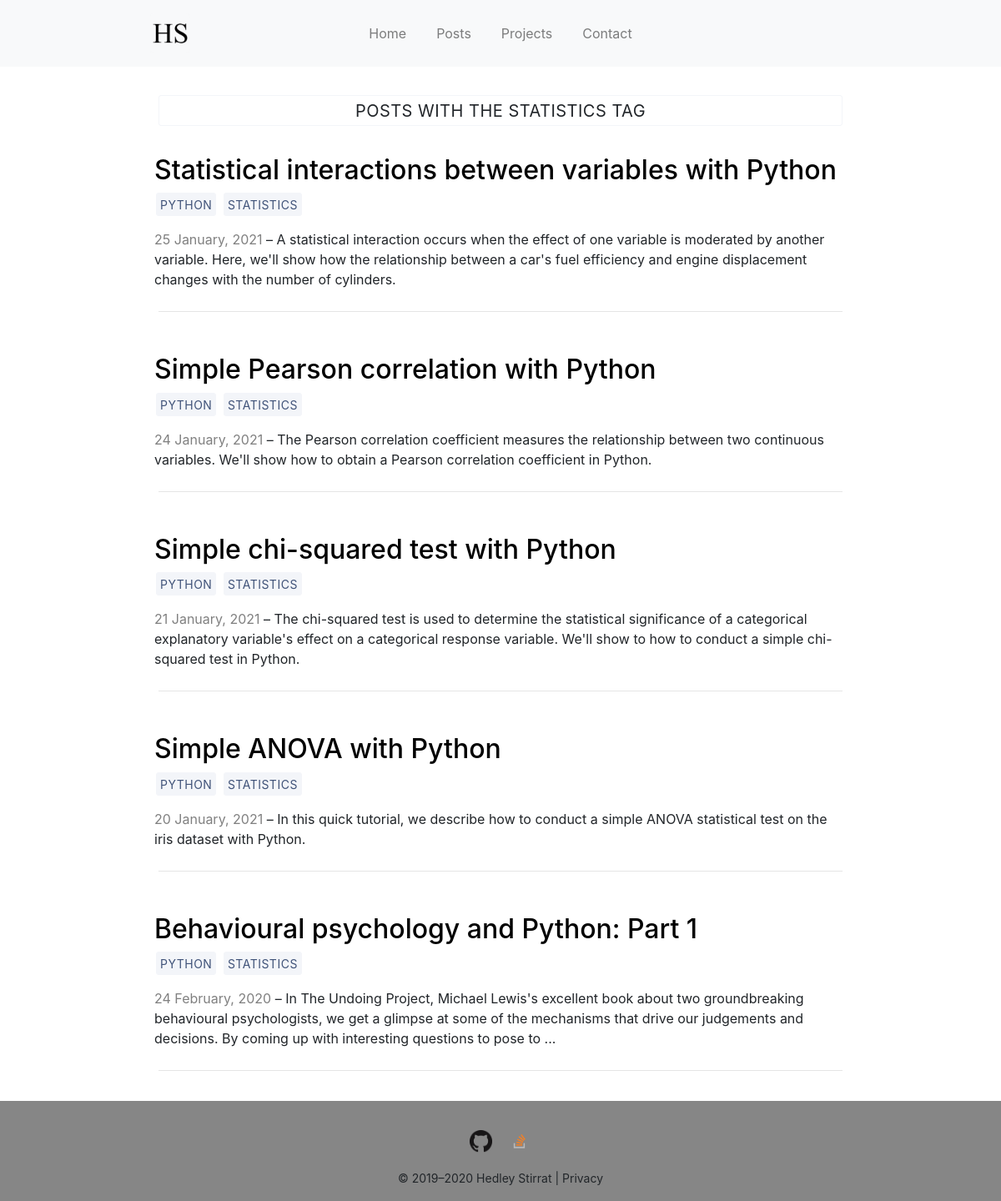
Screenshot of /tags/Statistics/ with the database file from the repository.
### blog/models.py (models this page shows, shortened)
class Tag(models.Model):
    name = models.CharField(max_length=20)

class BlogPost(models.Model):
    title = models.CharField(max_length=100)
    is_published = models.BooleanField(default=True)
    published_date = models.DateField()
    modified_date = models.DateField(null=True, blank=True)
    slug = models.SlugField(unique=True)
    tags = models.ManyToManyField('Tag', related_name='blog_posts')
    snippet = models.CharField('snippet', max_length=250)
    content = models.TextField()
    def get_absolute_url(self):
        return reverse('detail', kwargs = {'slug': self.slug})

### blog/views.py (the view)
def tag(request, tag):
    blog_posts = BlogPost.objects.filter(
        tags__name = tag
    ).order_by(
        '-published_date'
    )
    tags = Tag.objects.all()
    context = {
        "tag": tag,
        "blog_posts": blog_posts,
    }
    return render(request, "tag.html", context)

### blog/templates/tag.html (shortened to what this page needs)
{% extends "base.html" %}
{% load static %}
{% block content %}
    <a class="btn tag-title">Posts with the {{ tag | title }} tag</a>
    <br />
    {% for post in blog_posts %}
        <br />
        <div class="row">
            <div class="column snippet-text">
                <h2>
                    <a id='post-href' href="{{post.get_absolute_url}}"> {{ post.title|safe }} </a>
                </h2>
                <p>
                    {% for tag in post.tags.all %}
                        <a class="btn" href="{% url 'tag' tag.name %}">
                            {{ tag.name }}
                        </a>
                    {% endfor %}
                </p>
                <p style="color:gray; display:inline;">
                    {{ post.published_date|date:"j F, Y" }}
                </p>
                <p style="display:inline;">
                    &ndash; {{ post.snippet|safe }}
                </p>
            </div>
        </div>
        <hr>
    {% endfor %}
{% endblock %}

### static/style.css (style rules this page uses)
.snippet-text { padding: 10px; }
.row:after { content: ""; display: table; clear: both; }
#post-href { color:black; }
html { position: relative; min-height: 100%; }
a.btn.tag-title { font-size: 20px; width: 100%; margin: 0 auto; text-align: center; background: none; }
a.btn { background-color: #f3f5f9; border: 1px solid #f3f5f9; border-radius: 3px; color: #405379; font-size: 14px; letter-spacing: .5px; margin: 0 2px; padding: 3px 4px 2px; text-transform: uppercase; white-space: nowrap; }

### rows the page displays
Tag: name "STATISTICS"
BlogPost: title "Statistical interactions between variables with Python", published_date "25 January, 2021", snippet "A statistical interaction occurs when the effect of one variable is moderated by another variable. Here, we'll show how the relationship between a car's fuel efficiency and engine displacement changes with the number of cylinders."
Tag: name "PYTHON"
BlogPost: title "Simple Pearson correlation with Python", published_date "24 January, 2021", snippet "The Pearson correlation coefficient measures the relationship between two continuous variables. We'll show how to obtain a Pearson correlation coefficient in Python."
BlogPost: title "Simple chi-squared test with Python", published_date "21 January, 2021", snippet "The chi-squared test is used to determine the statistical significance of a categorical explanatory variable's effect on a categorical response variable. We'll show to how to conduct a simple chi-squared test in Python."
BlogPost: title "Simple ANOVA with Python", published_date "20 January, 2021", snippet "In this quick tutorial, we describe how to conduct a simple ANOVA statistical test on the iris dataset with Python."
BlogPost: title "Behavioural psychology and Python: Part 1", published_date "24 February, 2020", snippet "In The Undoing Project, Michael Lewis's excellent book about two groundbreaking behavioural psychologists, we get a glimpse at some of the mechanisms that drive our judgements and decisions. By coming up with interesting questions to pose to ..."
